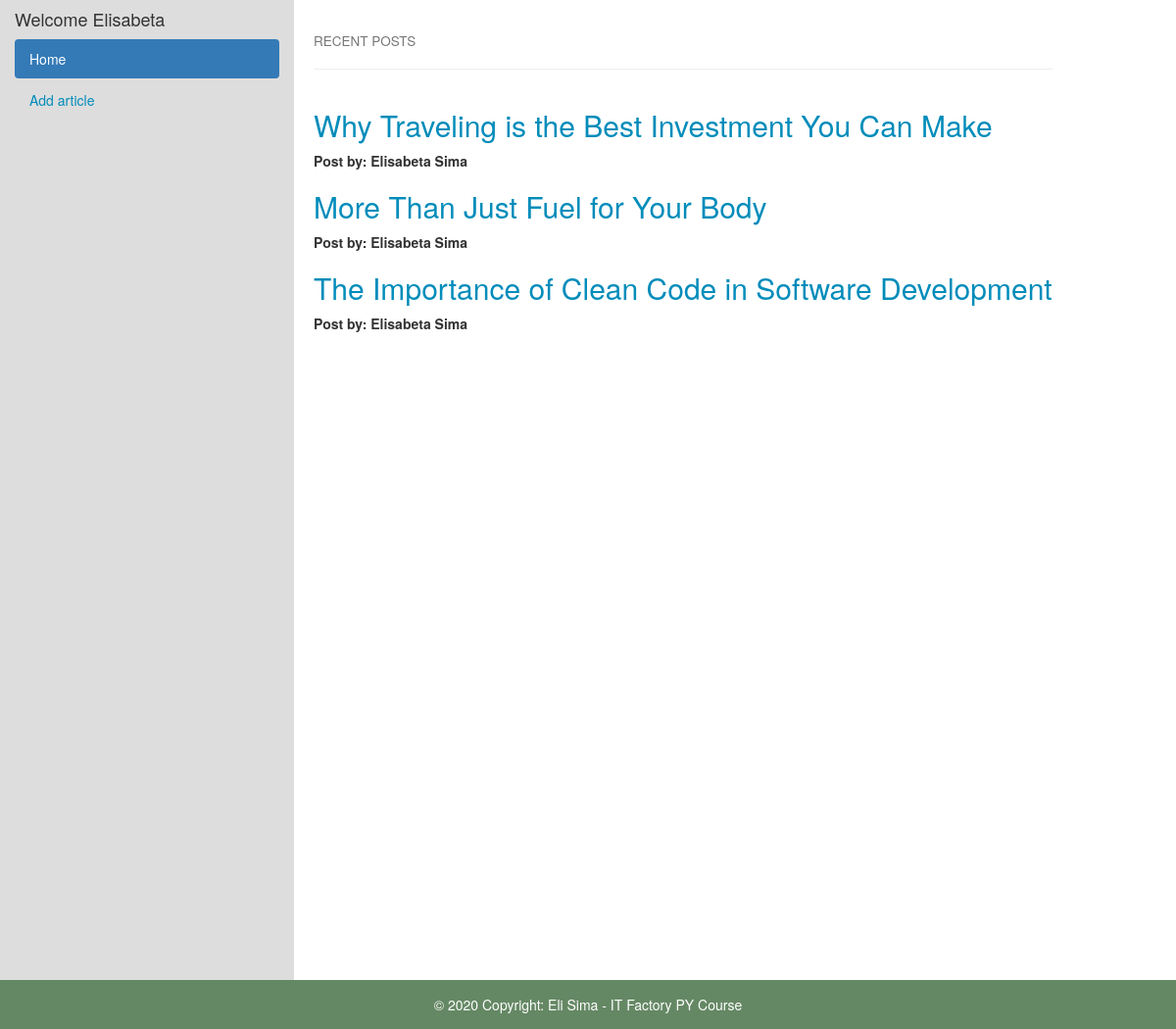
The app's page / (signed in) with its own data.
### blog_page/models.py (models this page shows, shortened)
class ArticlePost(models.Model):
    title = models.CharField(max_length=255)
    author = models.ForeignKey(User, on_delete=models.CASCADE)
    content = models.TextField()
    category = models.CharField(max_length=10, choices=CATEGORY_TYPE, null=False)
    image_url = models.CharField(max_length=2083,
                                 default='https://www.farmgirlmarketingsolutions.com/wp-content/uploads/2015/12/blog-pic-b2c.jpg')

### blog_page/views.py (the view)
# urls.py: path('', views.home, name='home'),
def home(request):
    articles = ArticlePost.objects.all()
    username = request.user.username
    return render(request, 'home.html', {'articles': articles,
                                         'username': username})

### blog_page/templates/home.html
{% extends 'base.html' %}
{% block content %}
<br>
{% if articles %}
<h4><small>RECENT POSTS</small></h4>
<hr>
<ul class="nav nav-pills nav-stacked">
    {% for article in articles %}
    <li>
        <h2><a href="{% url 'blog_page:article_details' article.id %}">{{article.title}}</a></h2>
        <b>Post by: {{article.author.first_name}} {{article.author.last_name}}</b><br>
    </li>
    {% endfor %}
</ul>
{% endif %}
{% endblock %}

### blog_page/templates/base.html (shortened to what this page needs)
<!doctype html>
<html lang="en">
<head>
    <link rel="stylesheet" href="https://maxcdn.bootstrapcdn.com/bootstrap/3.4.1/css/bootstrap.min.css">
    {% load static %}
    <link rel="stylesheet" href="{% static 'style.css' %}">
</head>
<body>
<div class="container-fluid">
    <div class="row content">
        <div class="col-sm-3 sidenav">
            <h4>Welcome {{ user.first_name }}</h4>
            <ul class="nav nav-pills nav-stacked">
                <li class="active"><a href="{% url 'blog_page:home' %}">Home</a></li>
                <li><a href="#add_article_section">Add article</a></li>
            </ul>
            <br>
        </div>
        <div class="input-group">
            {% block content %}
            {% endblock %}
        </div>
    </div>
</div>
<footer class="page-footer">
    <div class="footer-copyright text-center py-3">
       © 2020 Copyright: Eli Sima - IT Factory PY Course
    </div>
</footer>
</body>
</html>

### blog_page/static/style.css (style rules this page uses)
.row.content { height: 1000px }
.sidenav { background-color: #DDDDDD; height: 100%; }
footer { background-color: #658864; color: white; padding: 15px; }
.input-group { padding-left:20px }
a { text-decoration: none; color: #008CBA; }

### records on screen
ArticlePost: title "Why Traveling is the Best Investment You Can Make", author.first_name "Elisabeta", author.last_name "Sima"
ArticlePost: title "More Than Just Fuel for Your Body", author.first_name "Elisabeta", author.last_name "Sima"
ArticlePost: title "The Importance of Clean Code in Software Development", author.first_name "Elisabeta", author.last_name "Sima"

### other values on screen
{{ user.first_name }} "Elisabeta"
